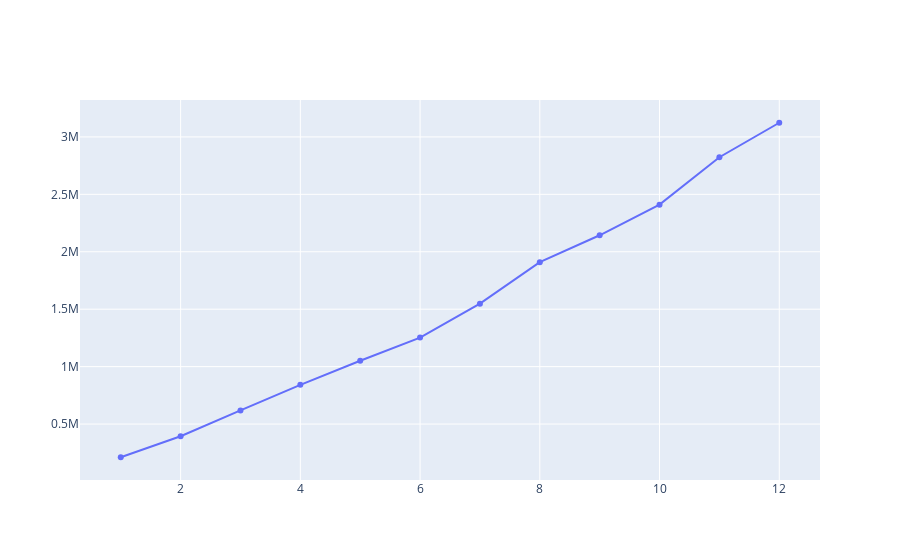

Here is the notebook cell this chart was saved with:
### Code cell
# somme des profits sur ces 12 mois avec la fonction cumsum()
fig = go.Figure([go.Scatter(x=df['month_number'], y=df['total_profit'].cumsum())])
fig.show()

### Figure 1 — Plotly figure (JSON) as saved in the notebook; plotly's stock layout.template omitted (floating-point values rounded to 4 significant figures)
{"data": [{"type": "scatter", "x": [1, 2, 3, 4, 5, 6, 7, 8, 9, 10, 11, 12], "y": [211000, 394300, 619000, 841700, 1051300, 1252700, 1548200, 1909600, 2143600, 2410300, 2823100, 3123300]}], "layout": {}}
